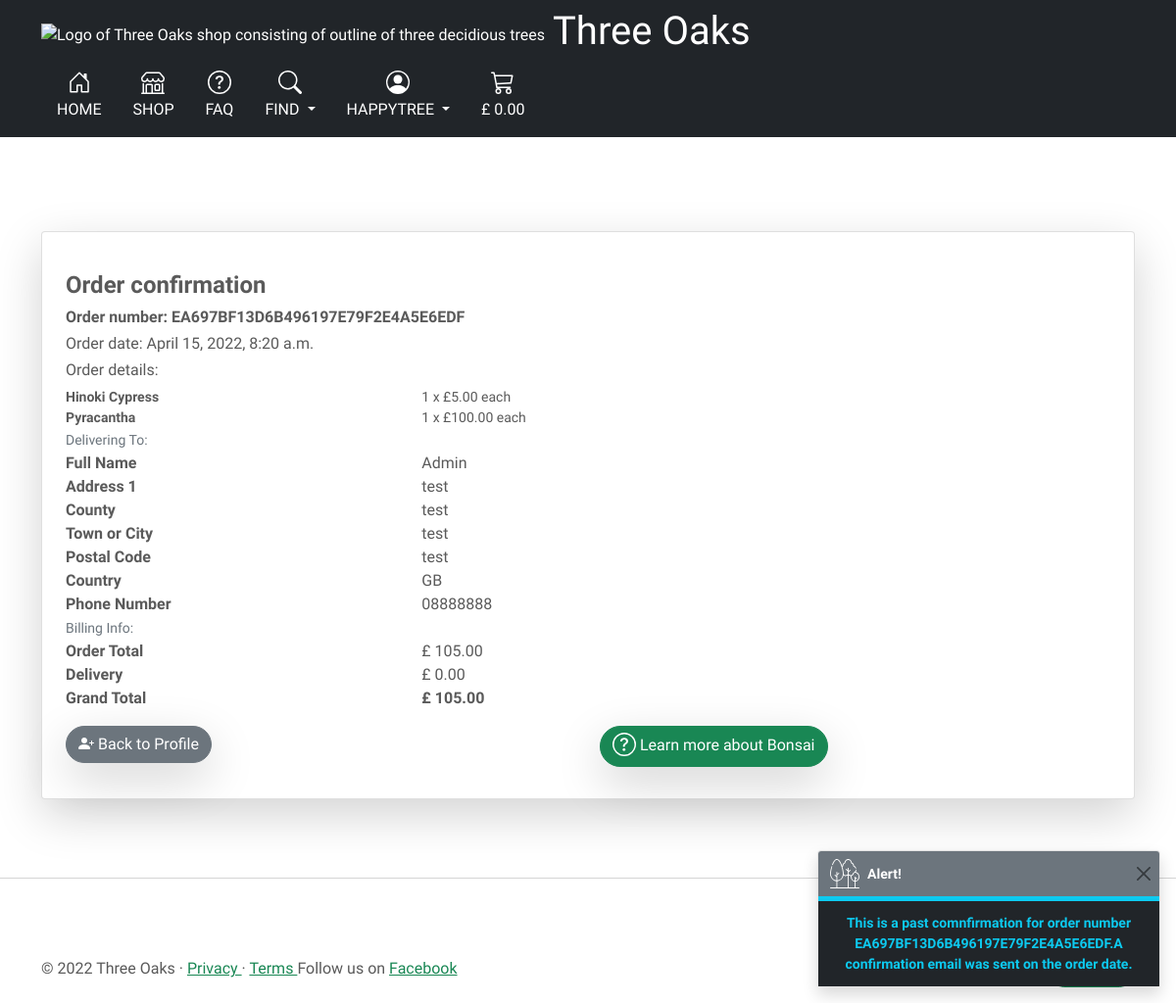
Page /profile/order_history/EA697BF13D6B496197E79F2E4A5E6EDF (signed in) on the committed database.
### checkout/models.py (models this page shows, shortened)
class Order(models.Model):
    order_number = models.CharField(max_length=32, null=False, editable=False)
    user_profile = models.ForeignKey(
                                UserProfile, on_delete=models.SET_NULL,
                                null=True, blank=True, related_name='orders')
    full_name = models.CharField(max_length=50, null=False, blank=False)
    email = models.EmailField(max_length=254, null=False, blank=False)
    phone_number = models.CharField(max_length=20, null=False, blank=False)
    country = models.CharField(default='GB', max_length=2,
                               null=False, blank=False)
    postcode = models.CharField(max_length=20, null=True, blank=True)
    town_or_city = models.CharField(max_length=40, null=False, blank=False)
    street_address1 = models.CharField(max_length=80, null=False, blank=False)
    street_address2 = models.CharField(max_length=80, null=True, blank=True)
    county = models.CharField(max_length=80, null=True, blank=True)
    date = models.DateTimeField(auto_now_add=True)
    delivery_cost = models.DecimalField(max_digits=6, decimal_places=2,
                                        null=False, default=0)
    order_total = models.DecimalField(max_digits=10, decimal_places=2,
                                      null=False, default=0)
    grand_total = models.DecimalField(max_digits=10, decimal_places=2,
                                      null=False, default=0)
    original_trolley = models.TextField(null=False, blank=False, default='')
    stripe_pid = models.CharField(max_length=254,
                                  null=False, blank=False, default='')

class OrderLineItem(models.Model):
    order = models.ForeignKey(
        Order, null=False, blank=False,
        on_delete=models.CASCADE,
        related_name="lineitems",
    )
    tree = models.ForeignKey(
        Tree, null=False, blank=False,
        on_delete=models.CASCADE
    )
    quantity = models.IntegerField(null=False, blank=False, default=0)
    lineitem_total = models.DecimalField(
        max_digits=6, decimal_places=2, null=False, blank=False, editable=False
    )

### trees/models.py (models this page shows, shortened)
class Tree(models.Model):
    name = models.CharField(max_length=254)
    slug = models.SlugField(max_length=200, unique=True, editable=False)
    height_in = models.DecimalField(max_digits=9, decimal_places=2)
    trunk_circumference = models.DecimalField(max_digits=9, decimal_places=2)
    price = models.DecimalField(max_digits=9, decimal_places=2)
    current_stock = models.IntegerField(
        default=1,
        validators=[MinValueValidator(0), MaxValueValidator(1000)]
        )
    leaves_or_needles = models.CharField(
            max_length=254, choices=LEAVES_OR_NEEDLES_CHOICES,
            default='coniferous', null=True, blank=True)
    description = models.TextField(default=1)
    image_url = models.URLField(max_length=1024, null=True, blank=True)
    image = models.ImageField(null=True, blank=True)
    image_alt = models.CharField(max_length=254, null=True, blank=True)
    image_disclaimer = models.CharField(
            max_length=400, choices=IMG_DISCLAIMER_CHOICES,
            default='standarised',  null=True, blank=True
            )
    feature = models.ManyToManyField(
                'Feature', blank=True)
    enviroment = models.ForeignKey(
                'Enviroment', null=True, blank=True, on_delete=models.SET_NULL)

### profiles/views.py (the view)
# urls.py: path('order_history/<order_number>',
@login_required
def order_history(request, order_number):
    order = get_object_or_404(Order, order_number=order_number)
    messages.info(request, (
        f'This is a past comnfirmation for order number {order_number}.'
        'A confirmation email was sent on the order date.'
    ))
    template = 'checkout/checkout_success.html'
    context = {
        'order': order,
        'from_profile': True,
    }
    return render(request, template, context)

### trolley/contexts.py (called while the page is built, shortened)
def trolley_contents(request):
    trolley_items = []
    total = 0
    tree_count = 0
    trolley = request.session.get('trolley', {})
    if total < settings.FREE_DELIVERY_THRESHOLD:
        delivery = total * Decimal(settings.STANDARD_DELIVERY_PERCENTAGE / 100)
        free_delivery_delta = settings.FREE_DELIVERY_THRESHOLD - total
    else:
        delivery = 0
        free_delivery_delta = 0
    grand_total = delivery + total
    context = {
        'trolley_items': trolley_items,
        'total': total,
        'tree_count': tree_count,
        'delivery': delivery,
        'free_delivery_delta': free_delivery_delta,
        'free_delivery_threshold': settings.FREE_DELIVERY_THRESHOLD,
        'grand_total': grand_total,
    }
    return context

### checkout/templates/checkout/checkout_success.html (shortened to what this page needs)
{% extends "base.html" %}
{% load static %}
{% block content %}
<div class="container mt-5">
  <div class="card p-4 mt-5 shadow-lg">
    <h4 class="my-heading-font mt-3">
      <strong>Order confirmation
      </strong>
    </h4>
    <h6>
      <strong>Order number: {{ order.order_number }}
      </strong>
    </h6>
    <h6>Order date: {{ order.date }}
    </h6>
    <h6>Order details:
    </h6>
    {% for item in order.lineitems.all %}
    <div class="row">
      <div class="col-12 col-md-4">
        <p class="small mb-0 fw-bold">
          {{ item.tree.name }}
        </p>
      </div>
      <div class="col-12 col-md-8">
        <p class="small mb-0">{{ item.quantity }} x £{{ item.tree.price }} each
        </p>
      </div>
    </div>
    {% endfor %}
    <div class="row">
      <div class="col">
        <small class="text-muted">Delivering To:
        </small>
      </div>
    </div>
    <div class="row">
      <div class="col-12 col-md-4">
        <p class="mb-0 fw-bold">Full Name
        </p>
      </div>
      <div class="col-12 col-md-8">
        <p class="mb-0">{{ order.full_name }}
        </p>
      </div>
    </div>
    <div class="row">
      <div class="col-12 col-md-4">
        <p class="mb-0 fw-bold">Address 1
        </p>
      </div>
      <div class="col-12 col-md-8">
        <p class="mb-0">{{ order.street_address1 }}
        </p>
      </div>
    </div>
    {% if order.county %}
    <div class="row">
      <div class="col-12 col-md-4">
        <p class="mb-0 fw-bold">County
        </p>
      </div>
      <div class="col-12 col-md-8">
        <p class="mb-0">{{ order.county }}
        </p>
      </div>
    </div>
    {% endif %}
    <div class="row">
      <div class="col-12 col-md-4">
        <p class="mb-0 fw-bold">Town or City
        </p>
      </div>
      <div class="col-12 col-md-8">
        <p class="mb-0">{{ order.town_or_city }}
        </p>
      </div>
    </div>
    {% if order.postcode %}
    <div class="row">
      <div class="col-12 col-md-4">
        <p class="mb-0 fw-bold">Postal Code
        </p>
      </div>
      <div class="col-12 col-md-8">
        <p class="mb-0">{{ order.postcode }}
        </p>
      </div>
    </div>
    {% endif %}
    <div class="row">
      <div class="col-12 col-md-4">
        <p class="mb-0 fw-bold">Country
        </p>
      </div>
      <div class="col-12 col-md-8">
        <p class="mb-0">{{ order.country }}
        </p>
      </div>
    </div>
    <div class="row">
      <div class="col-12 col-md-4">
        <p class="mb-0 fw-bold">Phone Number
        </p>
      </div>
      <div class="col-12 col-md-8">
        <p class="mb-0">{{ order.phone_number }}
        </p>
      </div>
    </div>
    <div class="row">
      <div class="col">
        <small class="text-muted">Billing Info:
        </small>
      </div>
    </div>
    <div class="row">
      <div class="col-12 col-md-4">
        <p class="mb-0 fw-bold">Order Total
        </p>
      </div>
      <div class="col-12 col-md-8">
        <p class="mb-0">£ {{ order.order_total }}
        </p>
      </div>
    </div>
    <div class="row">
      <div class="col-12 col-md-4">
        <p class="mb-0 fw-bold">Delivery
        </p>
      </div>
      <div class="col-12 col-md-8">
        <p class="mb-0">£ {{ order.delivery_cost }}
        </p>
      </div>
    </div>
    <div class="row">
      <div class="col-12 col-md-4">
        <p class="mb-0 fw-bold">Grand Total
        </p>
      </div>
      <div class="col-12 col-md-8">
        <p class="mb-0">
          <strong>£ {{ order.grand_total }}
          </strong>
        </p>
      </div>
    </div>
    <div class="row mt-3">
      <div class="col-12 col-md-6 mb-2">
        {% if from_profile %}
        <a href="{% url 'profile' %}" class="shadow-lg btn btn-secondary text-white rounded-pill">
          <i class="bi bi-person-plus-fill">
          </i>
          Back to Profile
        </a>
      </div>
      {% endif %}
      <div class="col-12 col-md-6 mb-2">
        <a href="{% url 'questions' %}" class="shadow-lg btn btn-success text-white rounded-pill">
          <svg class="bi mx-auto mb-1" width="24" height="24" fill="currentColor">
            <use xlink:href="#faq"/>
          </svg>
          Learn more about Bonsai
        </a>
      </div>
    </div>
  </div>
</div>
{% endblock %}

### templates/includes/navbar/widescreen-nav.html (shortened to what this page needs)
<div class="px-3 py-2 bg-dark text-white d-none d-md-block">
  <div class="container">
    <div class="d-flex flex-wrap align-items-center justify-content-center justify-content-lg-start my-heading-font">
      <a href="{% url 'home' %}" class="d-flex align-items-center my-2 my-lg-0 me-lg-auto text-white text-decoration-none"
      aria-label="Go to home page">
        <img src="{{ MEDIA_URL }}trees.svg" alt="Logo of Three Oaks shop consisting of outline of three decidious trees">
          <h1 class="my-heading-font ps-2">Three Oaks</h1>
      </a>
      <ul class="nav col-12 col-lg-auto my-2 justify-content-center my-md-0 text-small">
        <li>
          <a href="{% url 'home' %}" class="nav-link text-uppercase
          {% if request.resolver_match.url_name == 'home' %}
          text-success active {% else %} text-white {% endif %}
            ">
            <svg class="bi d-block mx-auto mb-1" width="24" height="24" fill="currentColor"><use xlink:href="#home"/></svg>
            Home
          </a>
        </li>
        <li>
          <a href="{% url 'all_trees' %}" class="nav-link text-uppercase
          {% if request.resolver_match.url_name == 'all_trees' %}
          text-success active
          {% elif request.resolver_match.url_name == 'tree_detail' %}
          text-success active
          {% elif request.resolver_match.url_name == 'add_tree' %}
          text-success active
          {% elif request.resolver_match.url_name == 'edit_tree' %}
          text-success active
          {% else %} text-white {% endif %}">
            <svg class="bi d-block mx-auto mb-1" width="24" height="24" fill="currentColor"><use xlink:href="#shop"/></svg>
            Shop
          </a>
        </li>
        <li>
          <a href="{% url 'questions' %}" class="nav-link text-uppercase
          {% if request.resolver_match.url_name == 'questions' %}
          text-success active
          {% elif request.resolver_match.url_name == 'questions_manager' %}
          text-success active
          {% elif request.resolver_match.url_name == 'add_question' %}
          text-success active
          {% elif request.resolver_match.url_name == 'edit_question' %}
          text-success active
          {% else %} text-white {% endif %}">
            <svg class="bi d-block mx-auto mb-1" width="24" height="24" fill="currentColor"><use xlink:href="#faq"/></svg>
            FAQ
          </a>
        </li>
        <li>
          <a href="#" class="nav-link text-white dropdown-toggle text-uppercase" id="dropdownFind" data-bs-toggle="dropdown" aria-expanded="false">
            <svg class="bi d-block mx-auto mb-1" width="24" height="24" fill="currentColor"><use xlink:href="#find"/></svg>
            Find
          </a>
        </li>
        <li>
          <a href="#" class="nav-link text-uppercase dropdown-toggle
          {% if request.resolver_match.url_name == 'profile' %}
          text-success active
          {% elif request.resolver_match.url_name == 'account_login' %}
          text-success active
          {% elif request.resolver_match.url_name == 'account_logout' %}
          text-success active
          {% elif request.resolver_match.url_name == 'account_reset_password' %}
          text-success active
          {% elif request.resolver_match.url_name == 'account_email' %}
          text-success active
          {% elif request.resolver_match.url_name == 'subscribers' %}
          text-success active
          {% else %} text-white {% endif %}
          "
            id="dropdownUser" data-bs-toggle="dropdown" aria-expanded="false">
            <svg class="bi d-block mx-auto mb-1" width="24" height="24" fill="currentColor">
              <use xlink:href="#people-circle"/>
            </svg>
            {% if request.user.is_authenticated %}
            {{ request.user.username }}
            </a>
            </li>
          {% endif %}
          <li>
            <a href="{% url 'view_trolley' %}" class="nav-link
            {% if request.resolver_match.url_name == 'view_trolley' %}
            text-success active
            {% elif request.resolver_match.url_name == 'checkout' %}
            text-success active
            {% elif request.resolver_match.url_name == 'checkout_success' %}
            text-success active
            {% else %} text-white {% endif %}">
              <svg class="bi d-block mx-auto mb-1" width="24" height="24" fill="currentColor"><use xlink:href="#trolley"/></svg>
              {% if grand_total %}
              £ {{ grand_total|floatformat:2 }}
              {% else %}
              £ 0.00
              {% endif %}
            </a>
          </li>
      </ul>
    </div>
  </div>
</div>

### static/css/base.css (style rules this page uses)
body { font-family: 'Kodchasan', sans-serif !important; }
.my-heading-font { font-family: 'Baumans', cursive; }
body { padding-bottom: 3rem; color: #5a5a5a; }

### rows in the picture
Order: order_number "EA697BF13D6B496197E79F2E4A5E6EDF", date "April 15, 2022, 8:20 a.m.", full_name "Admin", street_address1 "test", county "test", town_or_city "test", postcode "test", country "GB", phone_number "08888888", order_total "105.00", delivery_cost "0.00", grand_total "105.00"
OrderLineItem: tree.name "Hinoki Cypress", quantity "1", tree.price "5.00"
OrderLineItem: tree.name "Pyracantha", quantity "1", tree.price "100.00"

### other values in the picture
{{ request.user.username }} "HAPPYTREE"
{{ message }} "This is a past comnfirmation for order number EA697BF13D6B496197E79F2E4A5E6EDF.A confirmation email was sent on the order date."
